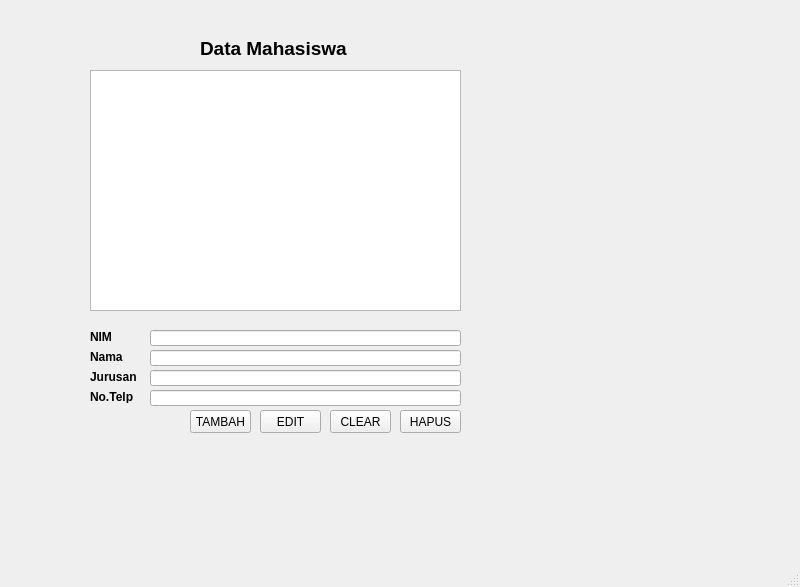
<?xml version="1.0" encoding="UTF-8"?>
<ui version="4.0">
 <class>MainWindow</class>
 <widget class="QMainWindow" name="MainWindow">
  <property name="geometry">
   <rect>
    <x>0</x>
    <y>0</y>
    <width>800</width>
    <height>587</height>
   </rect>
  </property>
  <property name="windowTitle">
   <string>MainWindow</string>
  </property>
  <widget class="QWidget" name="centralwidget">
   <widget class="QLabel" name="label">
    <property name="geometry">
     <rect>
      <x>200</x>
      <y>40</y>
      <width>161</width>
      <height>16</height>
     </rect>
    </property>
    <property name="font">
     <font>
      <pointsize>14</pointsize>
      <weight>75</weight>
      <bold>true</bold>
     </font>
    </property>
    <property name="text">
     <string>Data Mahasiswa</string>
    </property>
   </widget>
   <widget class="QTextEdit" name="textEdit">
    <property name="geometry">
     <rect>
      <x>90</x>
      <y>70</y>
      <width>371</width>
      <height>241</height>
     </rect>
    </property>
   </widget>
   <widget class="QLineEdit" name="lineEdit">
    <property name="geometry">
     <rect>
      <x>150</x>
      <y>330</y>
      <width>311</width>
      <height>16</height>
     </rect>
    </property>
   </widget>
   <widget class="QLabel" name="label_2">
    <property name="geometry">
     <rect>
      <x>90</x>
      <y>330</y>
      <width>47</width>
      <height>13</height>
     </rect>
    </property>
    <property name="font">
     <font>
      <weight>75</weight>
      <bold>true</bold>
     </font>
    </property>
    <property name="text">
     <string>NIM </string>
    </property>
   </widget>
   <widget class="QLabel" name="label_3">
    <property name="geometry">
     <rect>
      <x>90</x>
      <y>350</y>
      <width>47</width>
      <height>13</height>
     </rect>
    </property>
    <property name="font">
     <font>
      <weight>75</weight>
      <bold>true</bold>
     </font>
    </property>
    <property name="text">
     <string>Nama </string>
    </property>
   </widget>
   <widget class="QLabel" name="label_4">
    <property name="geometry">
     <rect>
      <x>90</x>
      <y>370</y>
      <width>47</width>
      <height>13</height>
     </rect>
    </property>
    <property name="font">
     <font>
      <weight>75</weight>
      <bold>true</bold>
     </font>
    </property>
    <property name="text">
     <string>Jurusan</string>
    </property>
   </widget>
   <widget class="QLineEdit" name="lineEdit_2">
    <property name="geometry">
     <rect>
      <x>150</x>
      <y>350</y>
      <width>311</width>
      <height>16</height>
     </rect>
    </property>
   </widget>
   <widget class="QLineEdit" name="lineEdit_3">
    <property name="geometry">
     <rect>
      <x>150</x>
      <y>370</y>
      <width>311</width>
      <height>16</height>
     </rect>
    </property>
   </widget>
   <widget class="QLabel" name="label_5">
    <property name="geometry">
     <rect>
      <x>90</x>
      <y>390</y>
      <width>47</width>
      <height>13</height>
     </rect>
    </property>
    <property name="font">
     <font>
      <weight>75</weight>
      <bold>true</bold>
     </font>
    </property>
    <property name="text">
     <string>No.Telp</string>
    </property>
   </widget>
   <widget class="QLineEdit" name="lineEdit_4">
    <property name="geometry">
     <rect>
      <x>150</x>
      <y>390</y>
      <width>311</width>
      <height>16</height>
     </rect>
    </property>
   </widget>
   <widget class="QPushButton" name="pushButton">
    <property name="geometry">
     <rect>
      <x>190</x>
      <y>410</y>
      <width>61</width>
      <height>23</height>
     </rect>
    </property>
    <property name="text">
     <string>TAMBAH</string>
    </property>
   </widget>
   <widget class="QPushButton" name="pushButton_2">
    <property name="geometry">
     <rect>
      <x>260</x>
      <y>410</y>
      <width>61</width>
      <height>23</height>
     </rect>
    </property>
    <property name="text">
     <string>EDIT</string>
    </property>
   </widget>
   <widget class="QPushButton" name="pushButton_3">
    <property name="geometry">
     <rect>
      <x>330</x>
      <y>410</y>
      <width>61</width>
      <height>23</height>
     </rect>
    </property>
    <property name="text">
     <string>CLEAR</string>
    </property>
   </widget>
   <widget class="QPushButton" name="pushButton_4">
    <property name="geometry">
     <rect>
      <x>400</x>
      <y>410</y>
      <width>61</width>
      <height>23</height>
     </rect>
    </property>
    <property name="text">
     <string>HAPUS</string>
    </property>
   </widget>
  </widget>
  <widget class="QMenuBar" name="menubar">
   <property name="geometry">
    <rect>
     <x>0</x>
     <y>0</y>
     <width>800</width>
     <height>21</height>
    </rect>
   </property>
  </widget>
  <widget class="QStatusBar" name="statusbar"/>
 </widget>
 <resources/>
 <connections/>
</ui>
